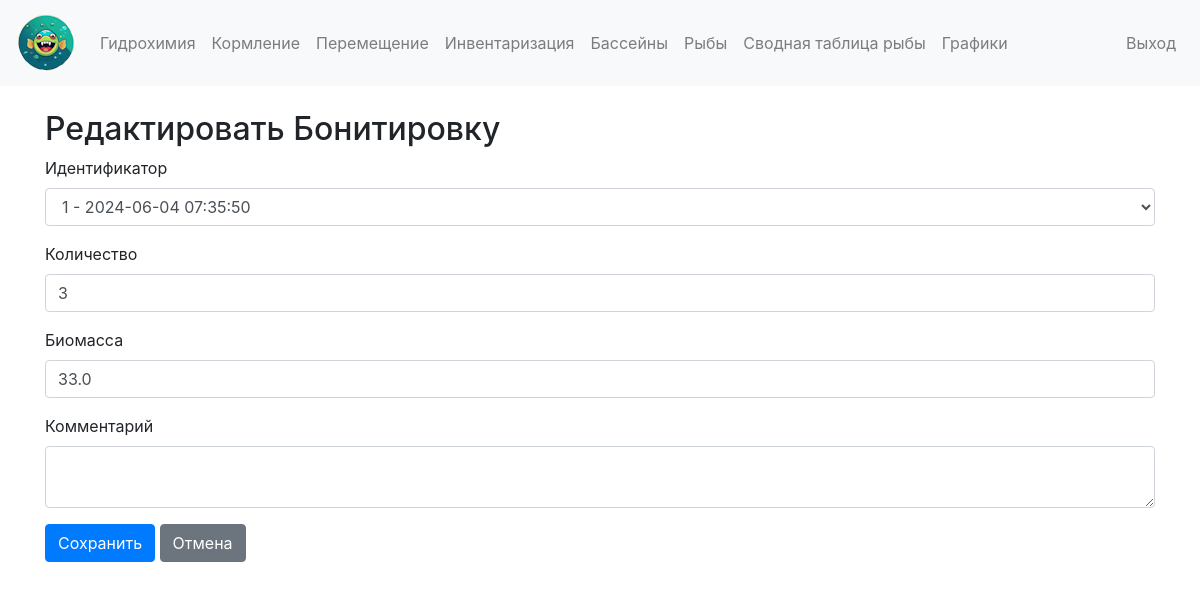
The page /fish_boning/edit/1 (signed in) on the database its author committed.
### app/models.py (models this page shows)
class FishBoning(db.Model):
    id = db.Column(db.Integer, primary_key=True)
    fish_inventory_id = db.Column(db.Integer, db.ForeignKey('fish_inventory.id'), nullable=False)
    fish_number = db.Column(db.Integer, nullable=False)
    fish_biomass = db.Column(db.Float, nullable=False)
    fish_comment = db.Column(db.Text, nullable=True)
    fish_inventory = db.relationship('FishInventory', backref=db.backref('fish_bonings', lazy=True))

### app/app.py (the view, shortened to what this page needs)
@app.route('/fish_boning/edit/<int:boning_id>', methods=['GET', 'POST'])
@login_required
def edit_fish_boning(boning_id):
    fish_boning = FishBoning.query.get_or_404(boning_id)
    form = FishBoningForm(obj=fish_boning)
    form.fish_inventory_id.choices = [(fi.id, f"{fi.pool.name} - {datetime.fromtimestamp(fi.control_date).strftime('%Y-%m-%d %H:%M:%S')}") for fi in FishInventory.query.all()]
    return render_template('edit_fish_boning.html', form=form, fish_boning=fish_boning)

### app/forms.py
class FishBoningForm(FlaskForm):
    fish_inventory_id = SelectField('Идентификатор', coerce=int, validators=[DataRequired()])
    fish_number = IntegerField('Количество', validators=[DataRequired()])
    fish_biomass = FloatField('Биомасса', validators=[DataRequired()])
    fish_comment = TextAreaField('Комментарий', validators=[Optional()])
    submit = SubmitField('Сохранить')

### app/app.py (called while the page is built)
@login_manager.user_loader
def load_user(user_id):
    return User.query.get(int(user_id))

### app/templates/edit_fish_boning.html (shortened to what this page needs)
{% extends "base.html" %}
{% block content %}
<h2>{{ 'Редактировать Бонитировку' if fish_boning else 'Новая запись о Бонитировке' }}</h2>
<form method="POST">
    <div class="form-group">
        {{ form.fish_inventory_id.label(class="form-control-label") }}
        {{ form.fish_inventory_id(class="form-control") }}
    </div>
    <div class="form-group">
        {{ form.fish_number.label(class="form-control-label") }}
        {{ form.fish_number(class="form-control") }}
    </div>
    <div class="form-group">
        {{ form.fish_biomass.label(class="form-control-label") }}
        {{ form.fish_biomass(class="form-control") }}
    </div>
    <div class="form-group">
        {{ form.fish_comment.label(class="form-control-label") }}
        {{ form.fish_comment(class="form-control") }}
    </div>
    <div class="form-group">
        {{ form.submit(class="btn btn-primary") }}
        <a href="{{ url_for('inventory') }}" class="btn btn-secondary">Отмена</a>
    </div>
</form>
{% endblock %}

### rows shown on the page
FishBoning: fish_inventory_id "1 - 2024-06-04 07:35:50", fish_number "3", fish_biomass "33.0"
